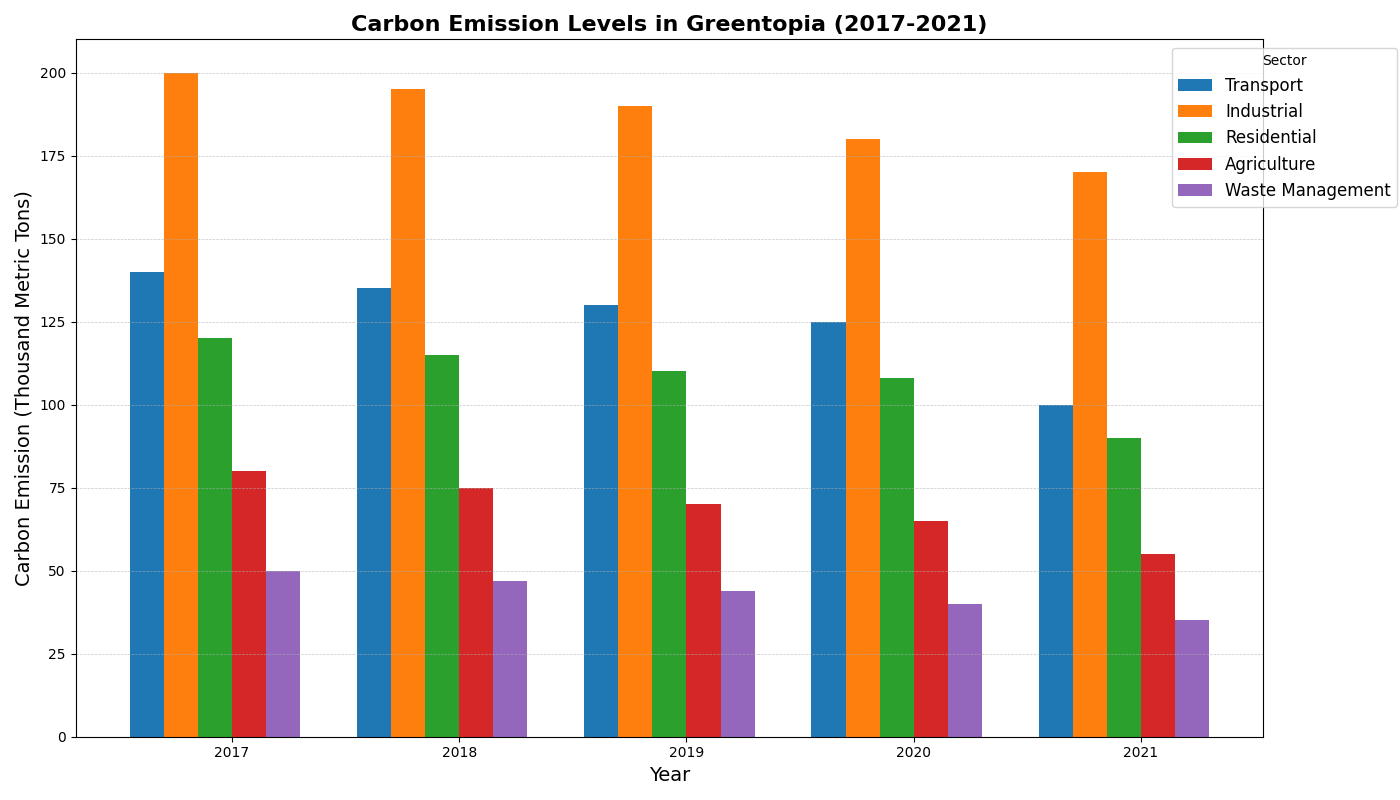

Write the Python code that produced this figure.
import matplotlib.pyplot as plt
import numpy as np

# Backstory: The chart represents the carbon emission levels across different sectors in a fictional city, Greentopia, over a span of 5 years. The city administration aims to reduce emissions and target improvements can be monitored over the years. 

# Define the sectors and the years
sectors = ['Transport', 'Industrial', 'Residential', 'Agriculture', 'Waste Management']
years = ['2017', '2018', '2019', '2020', '2021']

# Emission levels in thousand metric tons for each sector over the years
emission_levels = np.array([
    [140, 135, 130, 125, 100],  # Transport
    [200, 195, 190, 180, 170],  # Industrial
    [120, 115, 110, 108,   90],  # Residential
    [80,   75,  70,  65,   55],  # Agriculture
    [50,   47,  44,  40,   35]   # Waste Management
])

# Creating the figure and axes objects
fig, ax = plt.subplots(figsize=(14, 8))

# Calculate positions
bar_width = 0.15  # width of the bars
indices = np.arange(len(years))  # array of year index positions

# Plotting the bars for each sector
for i, sector in enumerate(sectors):
    bar_positions = indices + i * bar_width  # positions for each sector
    ax.bar(bar_positions, emission_levels[i], bar_width, label=sector)

# Adding labels and title
ax.set_xlabel('Year', fontsize=14)
ax.set_ylabel('Carbon Emission (Thousand Metric Tons)', fontsize=14)
ax.set_title('Carbon Emission Levels in Greentopia (2017-2021)', fontsize=16, fontweight='bold')
ax.set_xticks(indices + bar_width * len(sectors) / 2)  # placement of x-tick labels
ax.set_xticklabels(years)

# Adding legend
ax.legend(title='Sector', loc='upper right', bbox_to_anchor=(1.12, 1), fontsize='large')

# Adding grids for better readability
ax.yaxis.grid(True, linestyle='--', which='major', linewidth=0.5, alpha=0.7)

# Automatically adjust layout to avoid overlapping
plt.tight_layout()

# Display the plot
plt.show()
